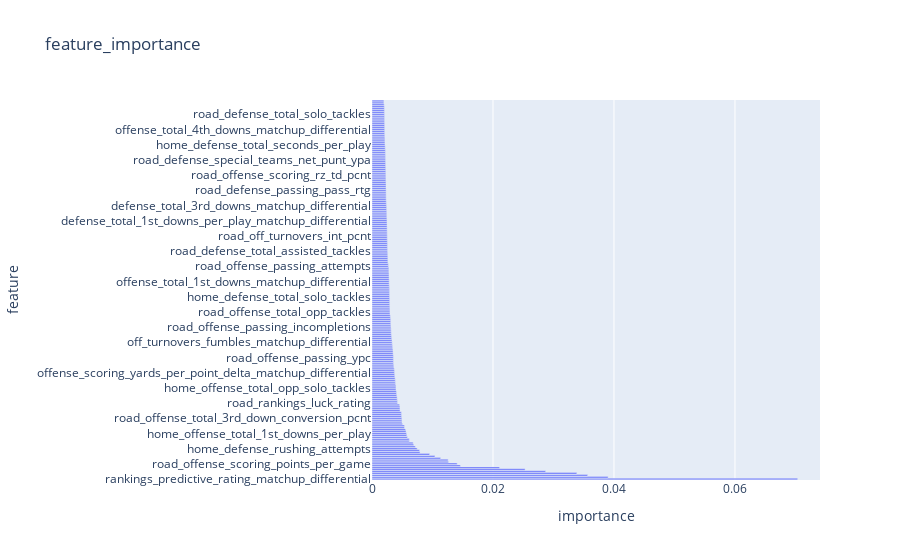
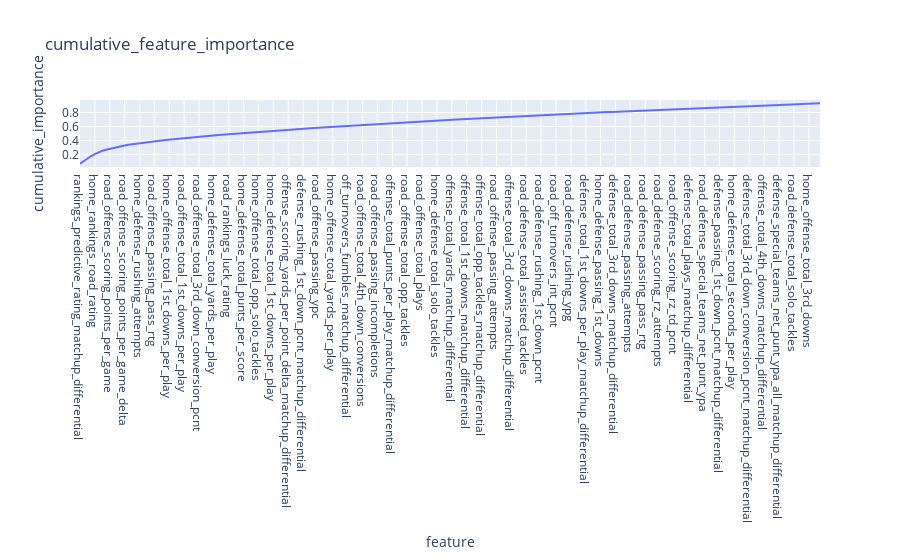

Notebook code cell kept with these figures, in order:
### Code cell
best_features = feature_importance_df.head(200)
best_features["cumulative_importance"] = best_features["importance"].cumsum()
fig = px.bar(best_features, x="importance", y="feature", title="feature_importance")
fig.show()
fig.write_html("../output/visualizations/feature_importance/feature_importance_v2.html")
fig = px.line(best_features, x="feature", y="cumulative_importance", title="cumulative_feature_importance")
fig.show()
fig.write_html("../output/visualizations/feature_importance/cumulative_feature_importance_v2.html")

### Figure 1 — Plotly figure (JSON) as saved in the notebook; plotly's stock layout.template omitted (floating-point values rounded to 4 significant figures; data arrays with more than 128 entries replaced by an {"elided": "..."} marker saying what was removed)
{"data": [{"alignmentgroup": "True", "hovertemplate": "importance=%{x}<br>feature=%{y}<extra></extra>", "legendgroup": "", "marker": {"color": "#636efa", "pattern": {"shape": ""}}, "name": "", "offsetgroup": "", "orientation": "h", "showlegend": false, "textposition": "auto", "type": "bar", "x": {"elided": "200 float values"}, "xaxis": "x", "y": {"elided": "200 str values"}, "yaxis": "y"}], "layout": {"autosize": true, "barmode": "relative", "legend": {"tracegroupgap": 0}, "title": {"text": "feature_importance"}, "xaxis": {"anchor": "y", "autorange": true, "domain": [0, 1], "range": [0, 0.07405], "title": {"text": "importance"}, "type": "linear"}, "yaxis": {"anchor": "x", "autorange": true, "domain": [0, 1], "range": [-0.5, 199.5], "title": {"text": "feature"}, "type": "category"}}}

### Figure 2 — Plotly figure (JSON) as saved in the notebook; plotly's stock layout.template omitted (floating-point values rounded to 4 significant figures; data arrays with more than 128 entries replaced by an {"elided": "..."} marker saying what was removed)
{"data": [{"hovertemplate": "feature=%{x}<br>cumulative_importance=%{y}<extra></extra>", "legendgroup": "", "line": {"color": "#636efa", "dash": "solid"}, "marker": {"symbol": "circle"}, "mode": "lines", "name": "", "orientation": "v", "showlegend": false, "type": "scatter", "x": {"elided": "200 str values"}, "xaxis": "x", "y": {"elided": "200 float values"}, "yaxis": "y"}], "layout": {"autosize": true, "legend": {"tracegroupgap": 0}, "title": {"text": "cumulative_feature_importance"}, "xaxis": {"anchor": "y", "autorange": true, "domain": [0, 1], "range": [0, 199], "title": {"text": "feature"}, "type": "category"}, "yaxis": {"anchor": "x", "autorange": true, "domain": [0, 1], "range": [0.02259, 0.9779], "title": {"text": "cumulative_importance"}, "type": "linear"}}}
